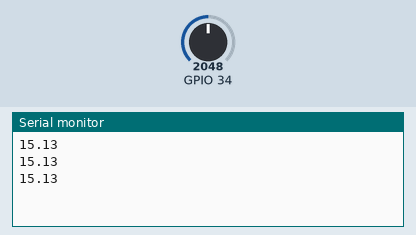
Simulated run of this sketch. Board: ESP32. Shown: the last lines printed to the serial monitor. Inputs (shaded band) come from the test bench; at power-on: GPIO 34 = 2048.

Above: at 1.2 s.
1.3 s: GPIO 34 set to 2866
At 1.86 s:
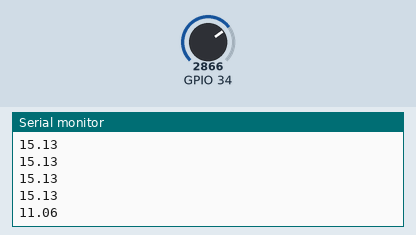
2.8 s: GPIO 34 set to 3603
At 3.06 s:
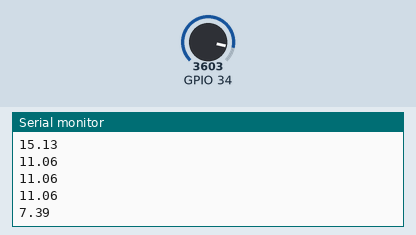
Timing chart, 0 to 5.8 s (numbered marks = the images above; inputs shaded):
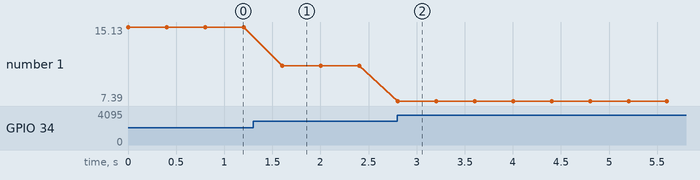

Measured:
- after the input at 1.3 s, the serial monitor: prints a new line after 0.30 s (image 1)
- after the input at 2.8 s, the serial monitor: prints a new line at once (image 2)
- plotted number 1: 15.13 → 11.06 after the input at 1.3 s, 11.06 → 7.39 after the input at 2.8 s

The sketch:

kalibrasi_ph2.ino
```cpp
float Voltageph,adcph,ph;

void setup()
{
  Serial.begin(115200);
}
void loop()
{
  adcph = analogRead(34);
  Voltageph = adcph * (3.3 / 4096.0);
  ph = (-(6.1743*Voltageph) + 25.314);
  Serial.println(ph);
  delay(400);
}
```
